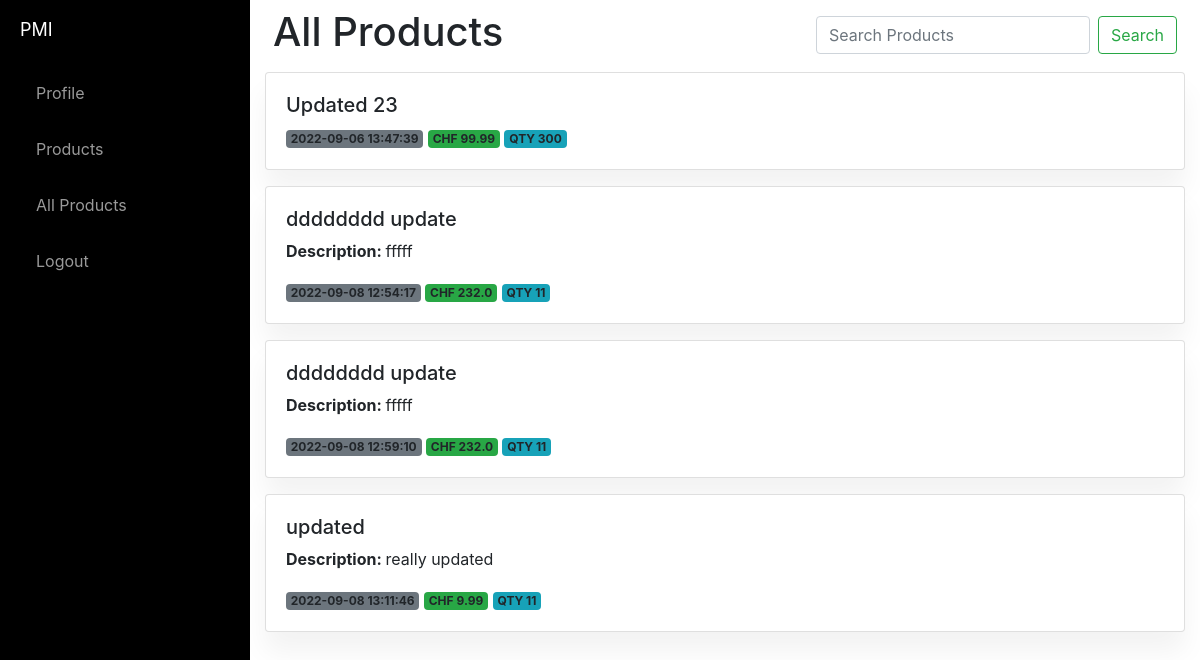
Page /products (signed in) on the earlier database version.
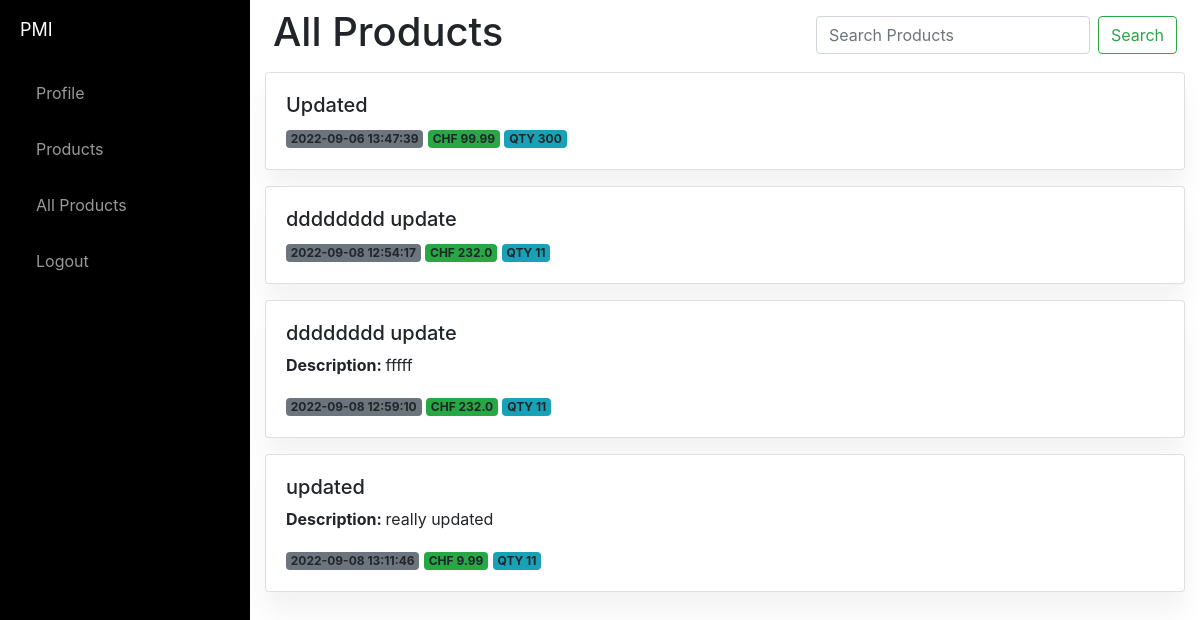
Same page on the later database version.
### website/models.py (models this page shows)
class Product(db.Model):
    id = db.Column(db.Integer, primary_key=True)
    product_name = db.Column(db.String(150))
    description = db.Column(db.String(10000))
    price = db.Column(db.Float)
    qty = db.Column(db.Integer)
    date = db.Column(db.DateTime(timezone=True), default=func.now())
    user_id = db.Column(db.Integer, db.ForeignKey('user.id'))

### website/views.py (the view)
@views.route('/products')
@login_required
def products():
    products = Product.query.all()
    return render_template("products.html", products=products, user=current_user)

### website/templates/products.html (shortened to what this page needs)
{% extends "base.html" %} {% block title %}Products{% endblock %} {% block content%}
<div class="d-flex">
    <div class="p-2">
        <h1>All Products</h1>
    </div>
    <div class="ml-auto p-2">
        <form class="form-inline my-2 my-lg-10 ">
            <input class="form-control mr-sm-2" type="search" placeholder="Search Products" aria-label="Search">
            <button class="btn btn-outline-success my-2 my-sm-0" type="submit">Search</button>
        </form>
    </div>
</div>
{% for product in products %}
<div class="card mb-3">
    <div class="card-body">
        <div class="d-flex flex-column flex-lg-row">
            <div class="row flex-fill">
                <div class="col-sm-5 ">
                    {% if product.product_name %}<h4 class="h5">{{ product.product_name }}</h4>{% endif %}
                    {% if product.description %}<p class="p"> <strong>Description: </strong> {{ product.description }}</p>{% endif %}
                    {% if product.date %} <span class="badge bg-secondary">{{ product.date }}</span> {% endif %}
                    {% if product.price %}<span class="badge bg-success">CHF {{ product.price}}</span>{% endif %}
                    {% if product.qty %}<span class="badge bg-info">QTY {{ product.qty}}</span>{% endif %}
                </div>
            </div>
        </div>
    </div>
</div>
{% endfor %}
{% endblock %}

Differences in the rows shown:
changed Product: product_name "Updated 23" → "Updated"
changed Product (number 2 of 4 on the later page): description "fffff" → (not shown)
